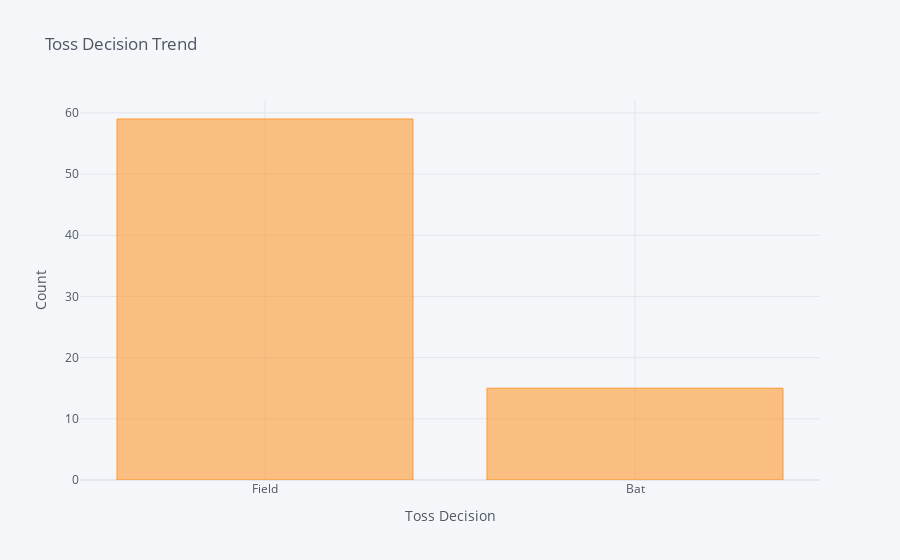

The code cell stored with this chart in its notebook:
### Markdown cell above
2. Toss Decision Trends

### Code cell
import cufflinks as cf
import plotly.offline as pyo

cf.go_offline()
df['toss_decision'].value_counts().iplot(
    kind='bar',
    xTitle='Toss Decision',
    yTitle='Count',
    title='Toss Decision Trend',
    color='orange'
)

### Figure 1 — Plotly figure (JSON) as saved in the notebook; plotly's stock layout.template omitted (floating-point values rounded to 4 significant figures)
{"data": [{"marker": {"color": "rgba(255, 153, 51, 0.6)", "line": {"color": "rgba(255, 153, 51, 1.0)", "width": 1}}, "name": "count", "orientation": "v", "text": "", "type": "bar", "x": ["Field", "Bat"], "y": [59, 15]}], "layout": {"autosize": true, "legend": {"bgcolor": "#F5F6F9", "font": {"color": "#4D5663"}}, "paper_bgcolor": "#F5F6F9", "plot_bgcolor": "#F5F6F9", "title": {"font": {"color": "#4D5663"}, "text": "Toss Decision Trend"}, "xaxis": {"autorange": true, "gridcolor": "#E1E5ED", "range": [-0.5, 1.5], "showgrid": true, "tickfont": {"color": "#4D5663"}, "title": {"font": {"color": "#4D5663"}, "text": "Toss Decision"}, "type": "category", "zerolinecolor": "#E1E5ED"}, "yaxis": {"autorange": true, "gridcolor": "#E1E5ED", "range": [0, 62.11], "showgrid": true, "tickfont": {"color": "#4D5663"}, "title": {"font": {"color": "#4D5663"}, "text": "Count"}, "type": "linear", "zerolinecolor": "#E1E5ED"}}}
